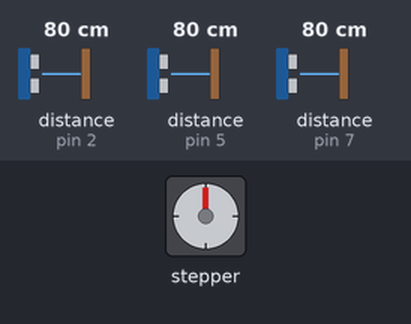
Bench run of a sketch on a simulated Arduino Uno, built with avr-gcc and run on an emulated ATmega328P. Shown: stepper motor. Wiring (inferred from the names in the program): 3 × ultrasonic range finder: trigger pin 3, echo pin 2 / trigger pin 4, echo pin 5 / trigger pin 6, echo pin 7. Inputs (shaded band) come from the test bench; at power-on: distance to the obstacle (sensors on pin 2, pin 5, pin 7) 80 cm. The echo pulse lasts 58.3 µs per cm; stepper angles assume 2037 steps per turn; what the sketch prints to the serial monitor is not drawn.

Above: at 1.8 s.
1.9 s: distance to the obstacle (sensor on pin 2) set to 8 cm
3.4 s: distance to the obstacle (sensor on pin 2) set to 5 cm
At 4.22 s:
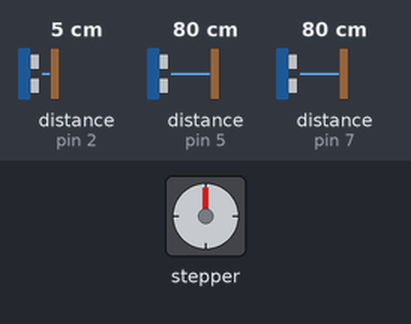
At 4.85 s:
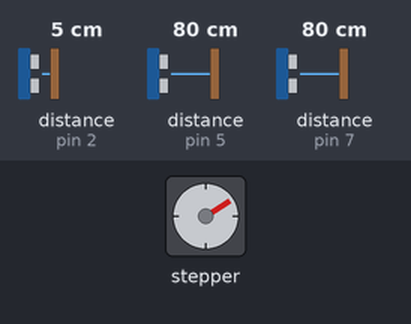
13.9 s: distance to the obstacle (sensor on pin 5) set to 2 cm
At 14.6 s:
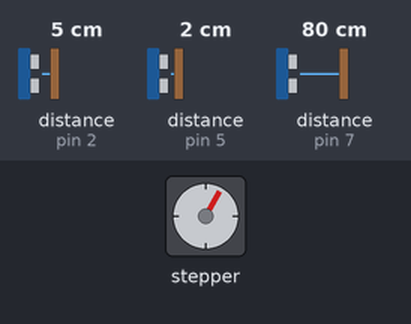
Timing chart, 0 to 18.4 s (numbered marks = the images above; inputs shaded):
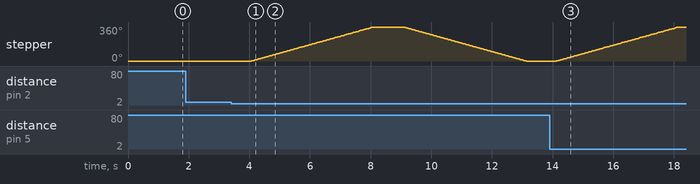

The sketch:

stepmotor_micro.ino
```cpp
#include<Stepper.h>

#define StepperAngle 2037
Stepper M28BYJ(StepperAngle, 11, 9, 10, 8);
#define trigPin1 4
#define echoPin1 5

#define trigPin2 3
#define echoPin2 2

#define trigPin3 6
#define echoPin3 7

void setup() {
  pinMode(echoPin1, INPUT);
  pinMode(trigPin1, OUTPUT);
  pinMode(echoPin2, INPUT);
  pinMode(trigPin2, OUTPUT);
  pinMode(echoPin3, INPUT);
  pinMode(trigPin3, OUTPUT);
  Serial.begin(9600);
  M28BYJ.setSpeed(15);
}

void loop() {
  float duration1, distance1, volume1, duration2, distance2, volume2, duration3, distance3;
  digitalWrite(trigPin1, LOW);
  delayMicroseconds(2);
  digitalWrite(trigPin1, HIGH);
  delayMicroseconds(10);
  digitalWrite(trigPin1, LOW);

  duration1 = pulseIn(echoPin1, HIGH);
  distance1 = duration1*17/1000;
  volume1 = (30-distance1)/30*100;

  digitalWrite(trigPin2, LOW);
  delayMicroseconds(2);
  digitalWrite(trigPin2, HIGH);
  delayMicroseconds(10);
  digitalWrite(trigPin2, LOW);

  duration2 = pulseIn(echoPin2, HIGH);
  distance2 = duration2*17/1000;
  volume2 = (30-distance2)/30*100;
//  Serial.pr/intln(volume2);
  if (volume1<=100 && volume2<=100){
      //Serial.print(volume1); //측정된 물체로부터 거리값(cm값)을 보여줍니다.
      Serial.println();
      if(volume1 <80 && volume2 <80){
        //Serial.print("80이하");
        //Serial.println(volume1);
        delay(1000);
        //뚜껑제어
        digitalWrite(trigPin3, LOW);
        delayMicroseconds(2);
        digitalWrite(trigPin3, HIGH);
        delayMicroseconds(10);
        digitalWrite(trigPin3, LOW);

        duration3 = pulseIn(echoPin3, HIGH);
        distance3 = duration3*17/1000;
        Serial.print("뚜껑과의 거리 : ");
        Serial.println(distance3);
      }

      else if(volume1 >= 80 || volume2>=80){
        Serial.println("80이상");
        Serial.println(volume1);
        Serial.println(volume2);
        M28BYJ.step(StepperAngle);
        delay(1000);
        M28BYJ.step(-StepperAngle);
        delay(1000);
      }
   }

}
```

Measured:
- the behaviour switches between 7 and 6 cm on distance to the obstacle (sensor on pin 2) (found by bisection; images 0 and 1)
- after the input at 1.9 s, every drawn part: stays the same
- after the input at 3.4 s, stepper: turns 360° clockwise in 4.0 s, then 360° counter-clockwise in 4.0 s
